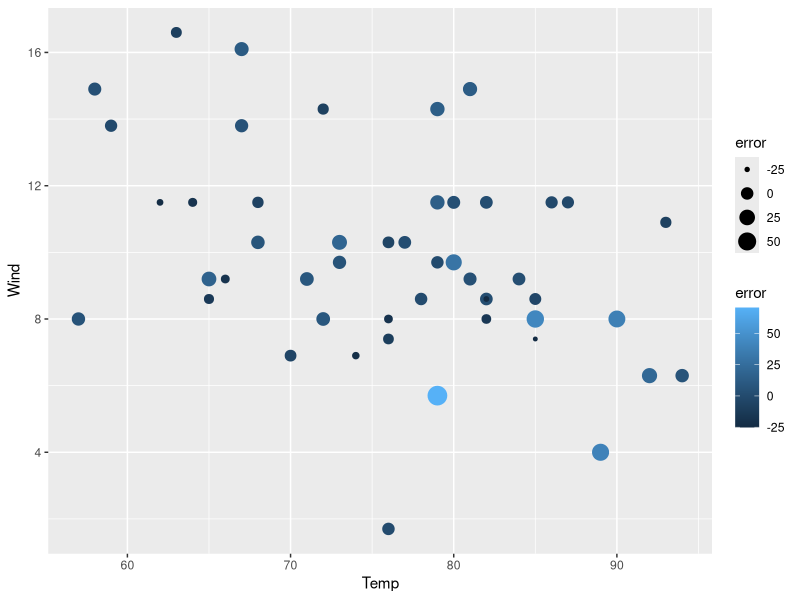
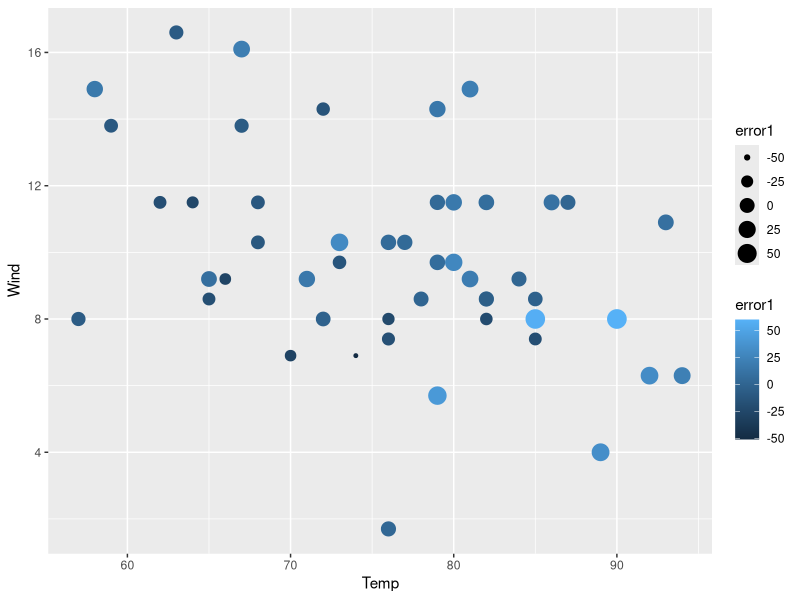
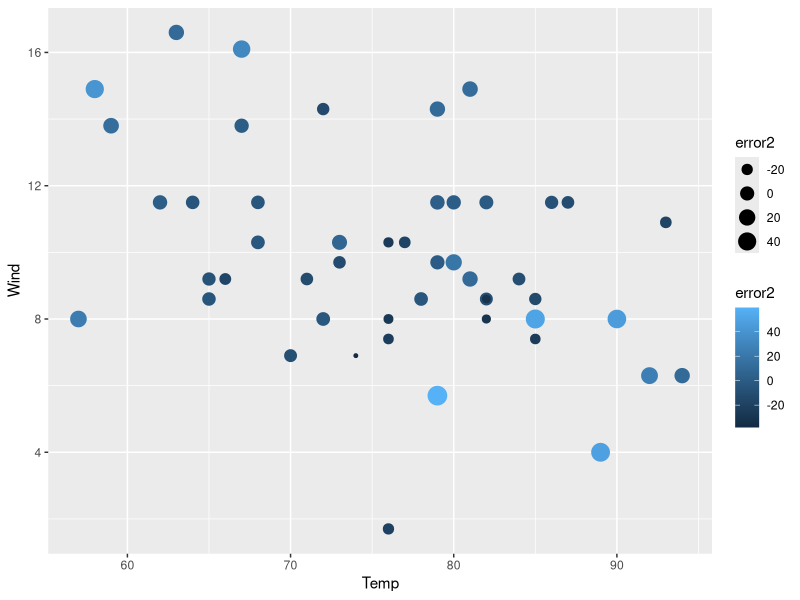
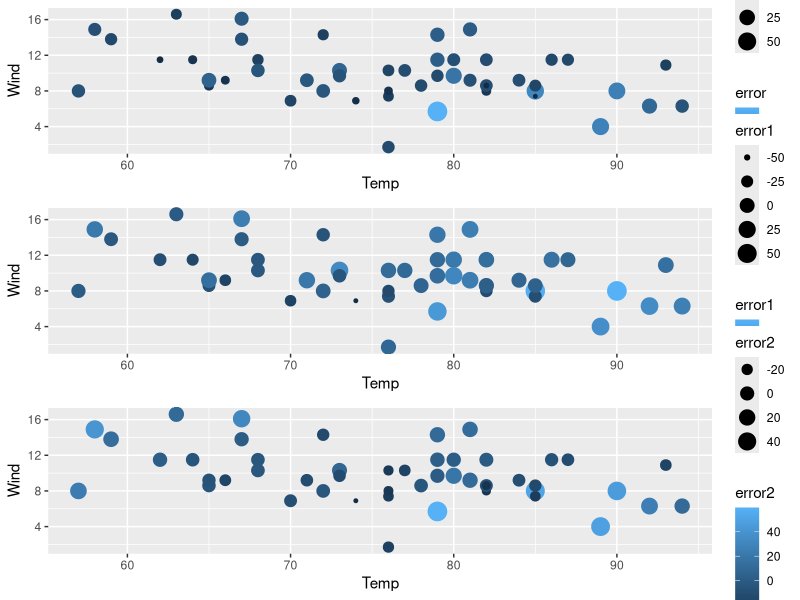

Reproduce these figures in R, in order. (Note: this script raises an error after producing the figures.)
#Jash Mehta
#Lab SVM
#4/7/2016

#Installing all packages and libraries
install.packages("e1071")
library("e1071")
install.packages("kernlab")
library("kernlab")
install.packages("gridExtra")
library(gridExtra)
install.packages("ggplot2")
library("ggplot2")
#####################3
#STEP1
#############
#Copying the data into new dataset called air
air<-airquality


#remove any nulls
for(i in 1:ncol(air)){
  air[is.na(air[,i]),i] <- mean(air[,i], na.rm = TRUE)
}


air
##################
#STEP 2
###############
#Creating Random Index and Cut Point at 2/3 of data set
randIndex <- sample(1:dim(air)[1])
cutPoint2_3 <-floor(2*dim(air)[1]/3)
#Creating training and testing dataset
trainData <- air[randIndex[1:cutPoint2_3],]
testData <- air[randIndex[(cutPoint2_3+1):dim(air)[1]],]
head(trainData)

##################
#STEP 3 [Parts 1-5]
###############3
 #Using ksvm to build a model
 model.ksvm <- ksvm(Ozone ~ . , data=trainData)
 PredictY<- predict(model.ksvm, testData)
 #Computing RMSE
 error <- testData$Ozone - PredictY
 sqrt(mean(error^2))
#Plotting results using scatter plot
g1 <- ggplot(testData, aes(x=Temp, y=Wind)) + geom_point(aes(size = error, color=error)) 
g1

 #Using svm to build a model
 model.svm <- svm(Ozone ~ Solar.R+Wind , data=trainData)
 PredictY2<- predict(model.svm, testData)
 #RMSE
 error1 <- testData$Ozone - PredictY2
 sqrt(mean(error1^2))
 #Scatter plot
 g2 <- ggplot(testData, aes(x=Temp, y=Wind)) + geom_point(aes(size = error1, color=error1)) 
 g2

 #Using lm to build a model
 model.lm <- lm(formula = Ozone~Wind+Temp, data = trainData)
 PredictY3 <- predict(model.lm, testData, type="response")
 error2 <- testData$Ozone - PredictY3
 #RMSE
 sqrt(mean(error2^2))
 #Scatter Plot
 g3 = ggplot(data = testData, aes(x=Temp,y=Wind)) + geom_point(aes(size=error2, color = error2)) 
 g3
 #Showing all the charts using grid.arrange function
 grid.arrange(g1,g2,g3)
 
 ###################3
 #STEP 4: 
 ###################
 #NOTE THE V7 variable CREATED in air data 
 #is my 'goodOZONE'
 #Calculating mean ozone
 meanOzone <- mean(air$Ozone)
 meanOzone
 
 #Creating one more column in air dataset to record 0 and 1 
 #depending on the treshold of Ozone
 for ( i in 1:length(air$Ozone))
 {
   if( air[i,1] < meanOzone )
   {
     air[i,7] = '0'
   }
   else
   {
     air[i,7] = '1'
   }
 }
 
 ##########################
 #STEP 5 [Part 1-5]
 ##########################3
 #Copying air into new dataset 
 newair =air
 
 
 #Creating random and cutpoint: SAME AS I DID ABOVE
 randIndex1 <- sample(1:dim(newair)[1])
 CutPoint2_3 <-floor(2*dim(newair)[1]/3)
 
 #Creating training and Testing Dataset: SAME AS I DID ABOVE
 trainData2 <- newair[randIndex1[1:cutPoint2_3],]
 testData2 <- newair[randIndex[(CutPoint2_3+1):dim(newair)[1]],]
 head(trainData2)
 
 #Using ksvm to build a model
 model.ksvm2 <- ksvm(V7 ~ .,trainData2)
 predictGO <- predict(model.ksvm2, testData2)

 summary(predictGO)
 str(predictGO)
 #RMSE
 errorGO <- as.numeric(testData2$V7)-as.numeric(predictGO)
 sqrt(mean(errorGO^2))
 predictGO
 
 #Scatter Plot
 g4 <- ggplot(data = testData2, aes(x=Temp,y=Wind)) + geom_point(aes(size=errorGO,shape = predictGO, color = testData2$V7))
 g4
 
 #Calculating how accurately ksvm has predicted
 results <- table(predictGO, testData2$V7)
 print(results)
 percentCorrect <- (results[1,1]+results[2,2])/(results[1,1]+results[1,2]+results[2,1]+results[2,2])*100
 percentCorrect
 
 
 
 #Using svm to build a model
 #C-Classification is used otherwise R throws an error that numeric variable is required for regression
 model.svm2 <- svm(V7 ~ ., trainData2, type = "C-classification")
 predictGO1 <- predict(model.svm2, testData2)
 
 summary(predictGO1)
 
 errorGO1 <- as.numeric(testData2$V7) - as.numeric(predictGO1)
 sqrt(mean(errorGO1^2))
 #Scatter plot
 g5 = ggplot(data = testData2, aes(x=Temp,y=Wind)) + geom_point(aes(size=errorGO1,shape = predictGO1, color = testData2$V7))
 g5

 #Calculating how accurately svm has predicted
 results2 <- table(predictGO1, testData2$V7)
 print(results2)
 percentCorrect2 <- (results2[1,1]+results2[2,2])/(results2[1,1]+results2[1,2]+results2[2,1]+results2[2,2])*100
 percentCorrect2
 
 
 
 
 # Naive Bayes: SAME THINGS ARE DONE AS ABOVE
 
 
 model.nb <- naiveBayes(as.factor(V7) ~ ., trainData2)
 
 predictNB <- predict(model.nb, testData2)
 str(predictNB)
 summary(predictNB)
 
 errorNB <- as.numeric(testData2$V7) - as.numeric(predictNB)
 sqrt(mean(errorNB^2))
 
 
 #Accuracy
 
 results3 <- table(predictNB, testData2$V7)
 print(results3)
 percentCorrect3 <- (results3[1,1]+results3[2,2])/(results3[1,1]+results3[1,2]+results3[2,1]+results3[2,2])*100
 percentCorrect3
 
 
 # Scatter Plot:
 
 g6 = ggplot(data = testData2, aes(x=Temp,y=Wind)) + geom_point(aes(size=errorNB,shape = predictNB, col = testData2$V7))
 
 grid.arrange(g4,g5,g6)
 
 # IN this example
 # Naive Bayes is the best model according to me 
 #followed by KSVM and then SVM
 #Naive bayes gave the RMSE as 1.009 and the ksvm and svm gave more RMSE
 #Therefore the error rate of NAIVE bayes is less
 # Because Naive Bayes gives the least error rate among the three algorithms in this case it is better
 
 
